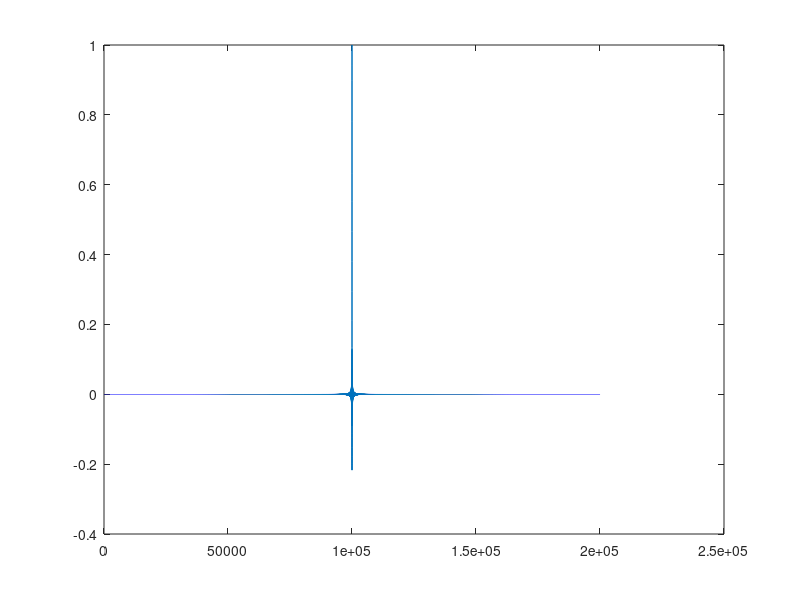
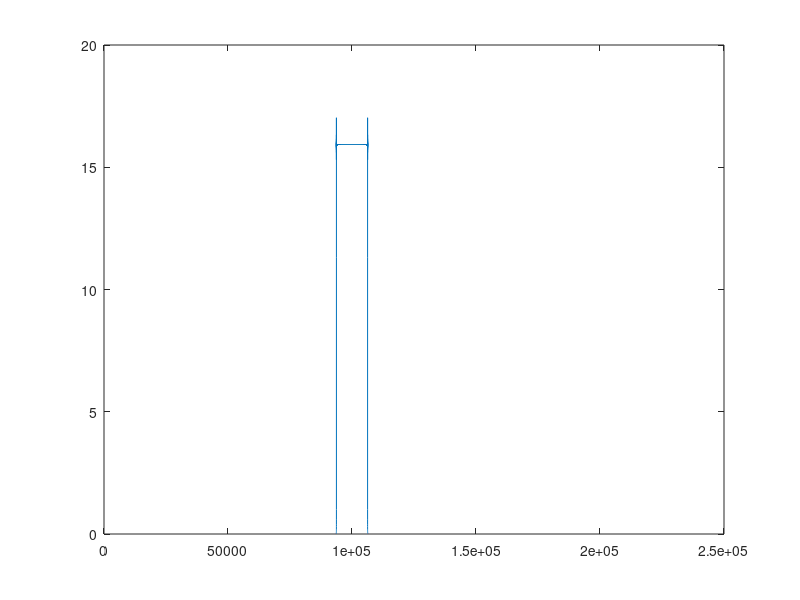

MATLAB code for these plots, in order:
clear all
close all
clc
%consideracion
%t=2*pi*fs*t con t perteneciente al (-1,1)
t=-10:0.0001:10;
x=2*pi*100*t;
xx=sinc(x);
figure(1)
plot(xx)
figure(2)
plot(abs(fftshift(fft(fftshift(xx))))) % la transformada de una sinc en el
%tiempo es una ventana cuadrada en la frecuencia

% xx=[0 0 0 0 0 0 0 0 0 0 0 0 0 0 0 0 0 0 0 0 1 1 1 1 1 1 1 1 1 1 0 0 0 0 0 0 0 0 0 0 0 0 0 0 0 0 0 0 0 0]
% figure(1)
% plot(xx)
% figure(2)
% plot(abs(fftshift(fft(fftshift(xx))))) -> la transfo Furier de una
% ventana cuadrada en el tiempo es una sinc en la frecuencia